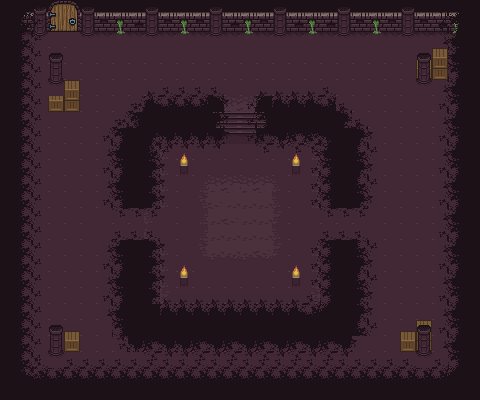

The image is a tile-based game level rendered from a .tmx file. Its description and source (layers, tilesets, objects; grid data summarised) follow:
An orthogonal 30x25 tile map with 16x16 px tiles, 16 tile layers (floor, dark, bordure, coins, ...), 1 hidden layer not drawn, 2 tilesets.

<map version="1.5" tiledversion="1.7.2" orientation="orthogonal" renderorder="right-down" width="30" height="25" tilewidth="16" tileheight="16" infinite="0" nextlayerid="21" nextobjectid="1">
 <tileset firstgid="1" source="0x72_16x16DungeonTileset.v4.tsx" />
 <tileset firstgid="257" source="0x72_16x16DungeonTileset_walls.v2.tsx" />
 <layer id="3" name="floor" width="30" height="25">
  <data>[750 cells, 750 non-empty, 1 distinct tile ids]</data>
 </layer>
 <layer id="6" name="dark" width="30" height="25">
  <data>[750 cells, 53 non-empty, 3 distinct tile ids]</data>
 </layer>
 <layer id="4" name="bordure" width="30" height="25">
  <data>[750 cells, 222 non-empty, 11 distinct tile ids]</data>
 </layer>
 <layer id="5" name="coins" width="30" height="25">
  <data>[750 cells, 4 non-empty, 3 distinct tile ids]</data>
 </layer>
 <layer id="10" name="wall" width="30" height="25">
  <data>[750 cells, 81 non-empty, 3 distinct tile ids]</data>
 </layer>
 <layer id="9" name="door" width="30" height="25">
  <data>[750 cells, 9 non-empty, 9 distinct tile ids]</data>
 </layer>
 <layer id="19" name="wallDecoration2" width="30" height="25">
  <data>[750 cells, 12 non-empty, 2 distinct tile ids]</data>
 </layer>
 <layer id="12" name="wallDecoration" width="30" height="25">
  <data>[750 cells, 30 non-empty, 5 distinct tile ids]</data>
 </layer>
 <layer id="8" name="bordWall" width="30" height="25">
  <data>[750 cells, 18 non-empty, 7 distinct tile ids]</data>
 </layer>
 <layer id="15" name="escalier" width="30" height="25">
  <data>[750 cells, 39 non-empty, 12 distinct tile ids]</data>
 </layer>
 <layer id="13" name="arene" width="30" height="25">
  <data>[750 cells, 222 non-empty, 30 distinct tile ids]</data>
 </layer>
 <layer id="14" name="areneBorder" width="30" height="25">
  <data>[750 cells, 46 non-empty, 14 distinct tile ids]</data>
 </layer>
 <layer id="20" name="areneBorder2" width="30" height="25">
  <data>[750 cells, 6 non-empty, 3 distinct tile ids]</data>
 </layer>
 <layer id="16" name="Caisses" width="30" height="25">
  <data>[750 cells, 48 non-empty, 14 distinct tile ids]</data>
 </layer>
 <layer id="11" name="pilon" width="30" height="25">
  <data>[750 cells, 20 non-empty, 5 distinct tile ids]</data>
 </layer>
 <layer id="17" name="cranes" width="30" height="25" visible="0">
  <data>[750 cells, 20 non-empty, 1 distinct tile ids]</data>
 </layer>
 <layer id="18" name="trous" width="30" height="25">
  <data>[750 cells, 0 non-empty, 0 distinct tile ids]</data>
 </layer>
</map>
